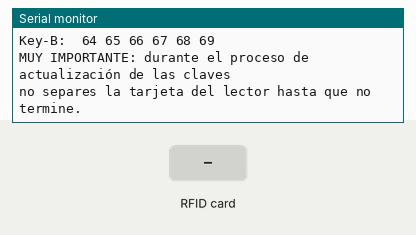
This sketch was run on a simulated Arduino Uno, built with avr-gcc and run on an emulated ATmega328P. Parts: the last lines printed to the serial monitor. The test bench sets the inputs (shaded band).

Above: at 1.4 s.
1.5 s: RFID card 5E 7A 19 C4 held to the reader
At 2.7 s:
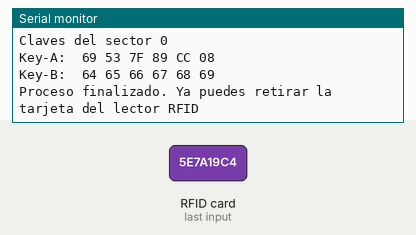
3.0 s: RFID card 5E 7A 19 C4 held to the reader
At 3.25 s:
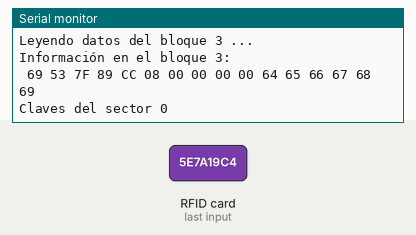

The sketch:

sketch_apr29b.ino
```cpp
// Librerías
#include <SPI.h>
#include <MFRC522.h>

// Pines SPI
#define RST_PIN 9
#define SS_PIN 10

// Instancia a la clase MFRC522
MFRC522 mfrc522(SS_PIN, RST_PIN);

// Claves de cifrado actuales
MFRC522::MIFARE_Key keyA = {keyByte: {0xC7, 0x2F, 0x56, 0xB2, 0x0C, 0x08}};
MFRC522::MIFARE_Key keyB = {keyByte: {0x64, 0x65, 0x66, 0x67, 0x68, 0x69}};

// Nuevas claves de cifrado

MFRC522::MIFARE_Key nuevaKeyA = {keyByte: {0x69, 0x53, 0x7F, 0x89, 0xCC, 0x08}};
MFRC522::MIFARE_Key nuevaKeyB = {keyByte: {0x64, 0x65, 0x66, 0x67, 0x68, 0x69}};

// Datos del sector
byte sector = 0;

void mostrarByteArray(byte* buffer, byte bufferSize) {
  for (byte i = 0; i < bufferSize; i++) {
    Serial.print(buffer[i] < 0x10 ? " 0" : " ");
    Serial.print(buffer[i], HEX);
  }
}

void setup() {
  Serial.begin(9600);
  while (!Serial);      // Bucle que no permite continuar hasta que no se ha abierto el monitor serie
  SPI.begin();          // Iniciar bus SPI
  mfrc522.PCD_Init();   // Iniciar lector RFID RC522

  Serial.println(F("Acerca la tarjeta al lector para escanear."));
  Serial.println(F("Las claves de esta tarjeta deben ser:"));
  Serial.print("Key-A: ");
  mostrarByteArray(keyA.keyByte, MFRC522::MF_KEY_SIZE);
  Serial.println();
  Serial.print("Key-B: ");
  mostrarByteArray(keyB.keyByte, MFRC522::MF_KEY_SIZE);
  Serial.println();
  Serial.println(F("MUY IMPORTANTE: durante el proceso de actualización de las claves "));
  Serial.println(F("no separes la tarjeta del lector hasta que no termine."));

}

void loop() {
  // Si no hay una tarjeta cerca no sigue el programa
  if (!mfrc522.PICC_IsNewCardPresent()) {
    return;
  }

  // Si hay una tarjeta cerca, que la eleccione
  // En caso contrario que no continúe
  if (!mfrc522.PICC_ReadCardSerial()) {
    return;
  }

  // Mostrar información de la tarjeta por el monitor serie
  Serial.print(F("UID de la tarjeta:"));
  mostrarByteArray(mfrc522.uid.uidByte, mfrc522.uid.size);  // Motrar el UID
  Serial.println();
  Serial.print(F("Tipo de tarjeta: "));
  MFRC522::PICC_Type piccType = mfrc522.PICC_GetType(mfrc522.uid.sak);  //Motrar el tipo
  Serial.println(mfrc522.PICC_GetTypeName(piccType));

  // Cambiar claves Key-A y Key-B en un sector concreto
  boolean resultado = cambiarKeys(&keyA, &keyB, &nuevaKeyA, &nuevaKeyB, sector);

  if (resultado) {
    Serial.print(F("Claves del sector "));
    Serial.println(sector);
    Serial.print(F("Key-A: "));
    mostrarByteArray(nuevaKeyA.keyByte, MFRC522::MF_KEY_SIZE);
    Serial.println();
    Serial.print(F("Key-B: "));
    mostrarByteArray(nuevaKeyB.keyByte, MFRC522::MF_KEY_SIZE);
    Serial.println();
  } else {
    Serial.print(F("Claves del sector "));
    Serial.println(sector);
    Serial.print(F("Key-A: "));
    mostrarByteArray(keyA.keyByte, MFRC522::MF_KEY_SIZE);
    Serial.println();
    Serial.print(F("Key-B: "));
    mostrarByteArray(keyB.keyByte, MFRC522::MF_KEY_SIZE);
    Serial.println();
  }

  // Detener el lector
  mfrc522.PICC_HaltA();
  // Detener la encriptación Crypto1
  mfrc522.PCD_StopCrypto1();

  Serial.println(F("Proceso finalizado. Ya puedes retirar la tarjeta del lector RFID"));

}

boolean cambiarKeys(MFRC522::MIFARE_Key* antiguaKeyA, MFRC522::MIFARE_Key* antiguaKeyB,
                    MFRC522::MIFARE_Key* nuevaKeyA, MFRC522::MIFARE_Key* nuevaKeyB,
                    int sector) {

  MFRC522::StatusCode estado;
  byte bloqueTrailer = sector * 4 + 3; // Cálculo del bloque Trailer
  byte buffer[18];
  byte size = sizeof(buffer);

  Serial.print(F("Modificando sector "));
  Serial.println(sector);

  // Autenticar utilizando la clave Key-A
  estado = (MFRC522::StatusCode)mfrc522.PCD_Authenticate(MFRC522::PICC_CMD_MF_AUTH_KEY_A, bloqueTrailer, antiguaKeyA, &(mfrc522.uid));

  // Si no consigue autenticar que no continúe
  if (estado != MFRC522::STATUS_OK) {
    Serial.print(F("Fallo en la autenticación Key-A: "));
    Serial.println(mfrc522.GetStatusCodeName(estado));
    return false;
  }

  // Mostrar el sector completo
  Serial.println(F("Informción en el sector:"));
  mfrc522.PICC_DumpMifareClassicSectorToSerial(&(mfrc522.uid), antiguaKeyA, sector);
  Serial.println();

  // Leyendo datos del bloque
  Serial.print(F("Leyendo datos del bloque ")); Serial.print(bloqueTrailer);
  Serial.println(F(" ..."));
  estado = (MFRC522::StatusCode) mfrc522.MIFARE_Read(bloqueTrailer, buffer, &size);
  if (estado != MFRC522::STATUS_OK) {
    Serial.print(F("Fallo al leer el bloque: "));
    Serial.println(mfrc522.GetStatusCodeName(estado));
    return false;
  }
  Serial.print(F("Información en el bloque ")); Serial.print(bloqueTrailer); Serial.println(F(":"));
  mostrarByteArray(buffer, 16); Serial.println();
  Serial.println();

  // Autenticar utilizando la clave Key-B
  estado = (MFRC522::StatusCode)mfrc522.PCD_Authenticate(MFRC522::PICC_CMD_MF_AUTH_KEY_B, bloqueTrailer, antiguaKeyB, &(mfrc522.uid));

  // Si no consigue autenticar que no continúe
  if (estado != MFRC522::STATUS_OK) {
    Serial.print(F("Fallo en la uatenticación Key-B: "));
    Serial.println(mfrc522.GetStatusCodeName(estado));
    return false;
  }

  // Array con nuevas claves Key-A y Key-B
  if (nuevaKeyA != nullptr || nuevaKeyB != nullptr) {
    // Recorrer todos los bytes de la clave
    for (byte i = 0; i < MFRC522::MF_KEY_SIZE; i++) {
      if (nuevaKeyA != nullptr) {
        buffer[i] = nuevaKeyA->keyByte[i];
      }
      if (nuevaKeyB != nullptr) {
        buffer[i + 10] = nuevaKeyB->keyByte[i];
      }
    }
  }

  // Escribir las nuevas claves al bloque Trailer
  estado = (MFRC522::StatusCode) mfrc522.MIFARE_Write(bloqueTrailer, buffer, 16);
  if (estado != MFRC522::STATUS_OK) {
    Serial.print(F("Fallo al escribir el bloque Trailer: "));
    Serial.println(mfrc522.GetStatusCodeName(estado));
    return false;
  }

  return true;
}
```

Measured:
- after the input at 1.5 s, the serial monitor: prints a new line at once (image 1)
- after the input at 3.0 s, the serial monitor: prints a new line after 0.19 s (image 2)
